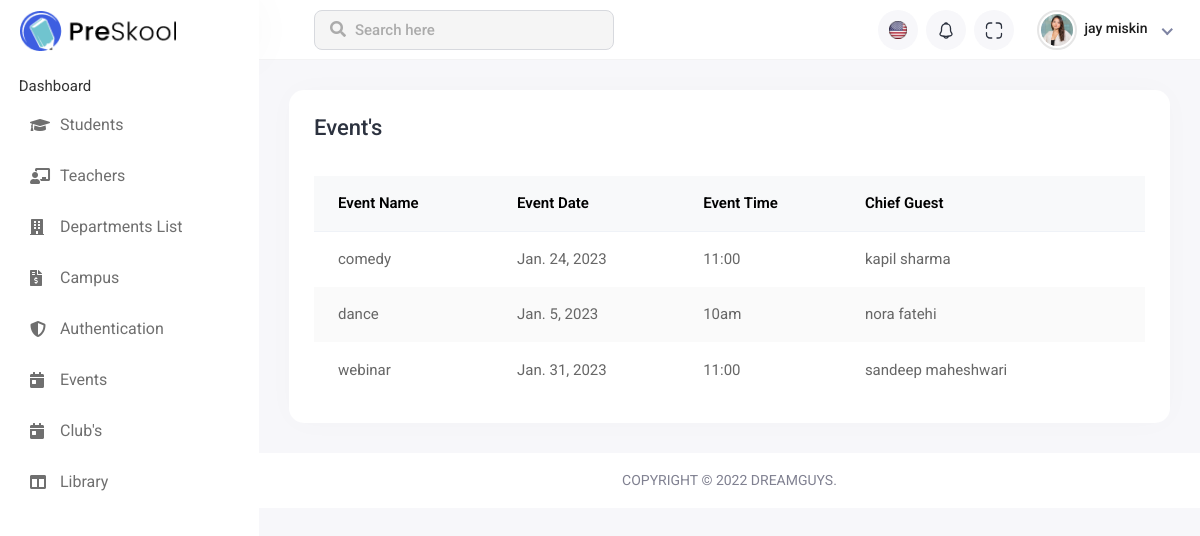
/event_page/, run on an earlier commit of the app's database.
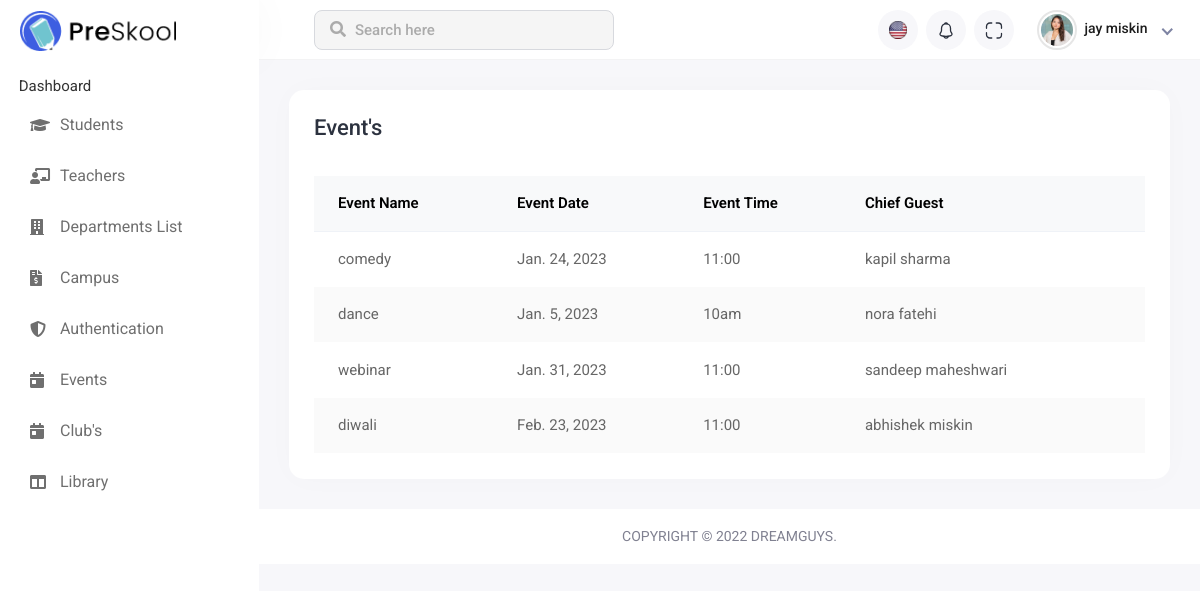
And on a later commit of the database.
### Institute_Management_App/models.py (models this page shows, shortened)
class Event(models.Model):
    Event_Name=models.CharField(max_length=40)
    Event_Date=models.DateField(default='2022-11-21')
    Event_Time=models.CharField(max_length=10)
    Chief_Guest=models.CharField(max_length=20)
    class Meta:
        db_table='event'

### Institute_Management_App/views.py (the view)
# urls.py: path('event_page/',event_page,name='event_page'),
def event_page(request):
    event_data(request)
    return render(request,'event_page.html', data)

### Institute_Management_App/views.py (called while the page is built)
def event_data(request):
    event = Event.objects.all()
    data['event'] = event

### Institute_Management_App/templates/event_page.html (shortened to what the changed rows need)
{% extends 'base.html' %}
{% load static %}
{% block main_content %}
<div class="main-wrapper">
    <div class="page-wrapper">
        <div class="content container-fluid">
            <div class="row">
                <div class="col-sm-12">
                    <div class="card card-table comman-shadow">
                        <div class="card-body">
                            <div class="table-responsive">
                                <table
                                    class="table border-0 star-student table-hover table-center mb-0 datatable table-striped">
                                    <thead class="student-thread">
                                        <tr>
                                            <th>Event Name</th>
                                            <th>Event Date</th>
                                            <th>Event Time</th>
                                            <th>Chief Guest</th>
                                        </tr>
                                    </thead>
                                    <tbody>
                                        {% for S_data in event %}
                                        <tr>
                                            <td>{{S_data.Event_Name}}</td>
                                            <td>{{S_data.Event_Date}}</td>
                                            <td>{{S_data.Event_Time}}</td>
                                            <td>{{S_data.Chief_Guest}}</td>
                                        </tr>
                                        {% endfor %}
                                    </tbody>
                                </table>
                            </div>
                        </div>
                    </div>
                </div>
            </div>
        </div>
    </div>
</div>
{% endblock %}

What changed in the data, as far as the page shows it:
added Event: Event_Name "diwali", Event_Date "Feb. 23, 2023", Event_Time "11:00", Chief_Guest "abhishek miskin"
